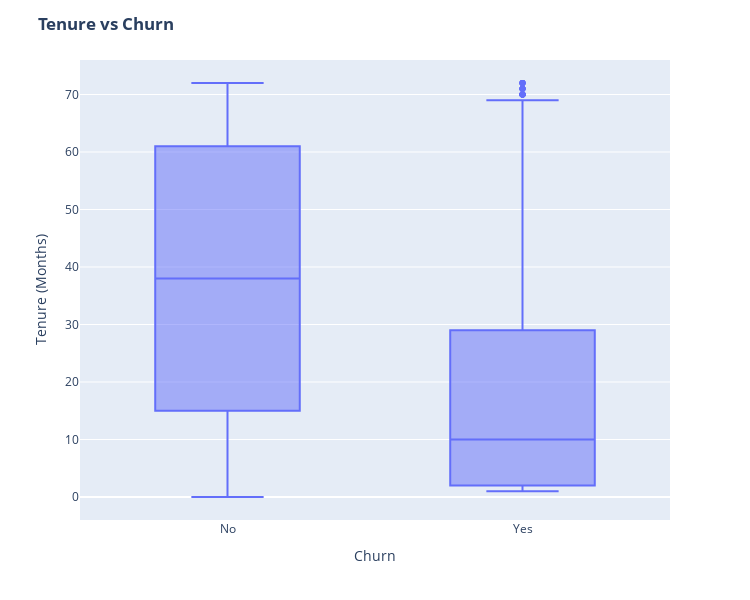

Source (notebook cell):
### Code cell
fig6 = px.box(df, x='Churn', y = 'tenure')

# Update yaxis properties
fig6.update_yaxes(title_text='Tenure (Months)', row=1, col=1)
# Update xaxis properties
fig6.update_xaxes(title_text='Churn', row=1, col=1)

# Update size and title
fig6.update_layout(autosize=True, width=750, height=600,
    title_font=dict(size=25, family='Courier'),
    title='<b>Tenure vs Churn</b>',
)

fig6.show()

### Figure 1 — Plotly figure (JSON) as saved in the notebook; plotly's stock layout.template omitted (floating-point values rounded to 4 significant figures; data arrays with more than 128 entries replaced by an {"elided": "..."} marker saying what was removed)
{"data": [{"alignmentgroup": "True", "hovertemplate": "Churn=%{x}<br>tenure=%{y}<extra></extra>", "legendgroup": "", "marker": {"color": "#636efa"}, "name": "", "notched": false, "offsetgroup": "", "orientation": "v", "showlegend": false, "type": "box", "x": {"elided": "7043 str values"}, "x0": " ", "xaxis": "x", "y": {"elided": "7043 int values"}, "y0": " ", "yaxis": "y"}], "layout": {"autosize": true, "boxmode": "group", "height": 600, "legend": {"tracegroupgap": 0}, "margin": {"t": 60}, "title": {"text": "<b>Tenure vs Churn</b>"}, "width": 750, "xaxis": {"anchor": "y", "domain": [0, 1], "title": {"text": "Churn"}}, "yaxis": {"anchor": "x", "domain": [0, 1], "title": {"text": "Tenure (Months)"}}}}
